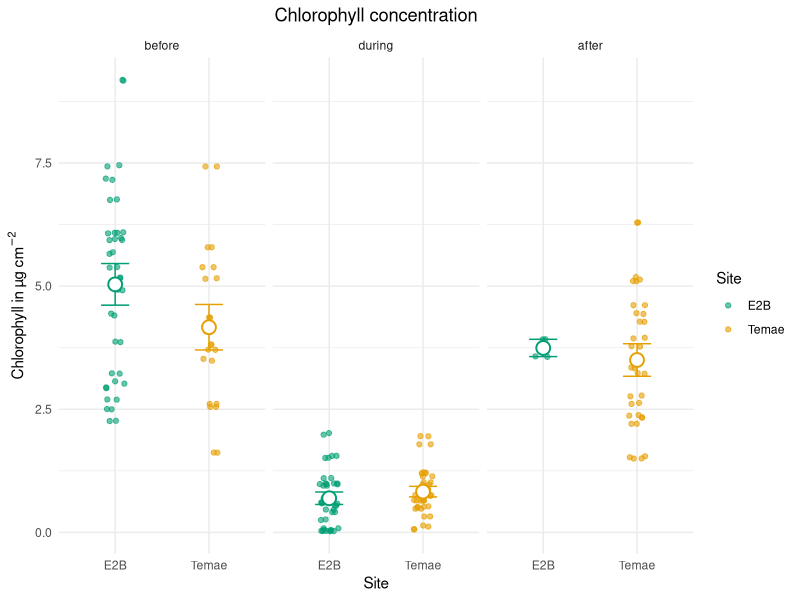

Generate this figure with R:
## ---- chunk 1
library(tidyverse)
library(here)
## ---- chunk 2
#read
dat_chl_before <- read.csv(here("data/dat_chl_before.csv"))
dat_chl_during <- read.csv(here("data/dat_chl_during.csv"))
dat_chl_after <- read.csv(here("data/dat_chl_after.csv"))

#combine
dat_chl <- bind_rows(dat_chl_before,
                     dat_chl_during,
                     dat_chl_after)

#add info
dat_chl <- dat_chl %>% 
  mutate(timepoint = case_when(t == 2 ~  "before",
                                 t == 3 ~  "during",
                                 t == 4 ~  "after",
                                 .default = NA)) 

#re-order factors
dat_chl <- dat_chl %>%
  mutate(timepoint = factor(timepoint, levels = c("before", "during", "after")))

  
## ---- chunk 3
dat_chl %>% 
  select(timepoint, sample_id, site, depth, spec, size) %>% 
  distinct() %>% #remove duplicates
  group_by(timepoint, site, depth, spec, size) %>% 
  summarise(n = n())

## ---- chunk 4
dat_chl <- dat_chl %>% 
  filter(size == "Adult")
## ---- chunk 5
dat_chlS <- dat_chl %>% 
  group_by(timepoint, sample_id, site, depth, spec, size) %>% 
  summarise(mean_chl_tot_per_cm2_colony = mean(chl_tot_per_cm2)) %>% 
  group_by(timepoint, site, depth, spec, size) %>% 
  summarise(mean_chl_tot_per_cm2 = mean(mean_chl_tot_per_cm2_colony),
            n = n(),
            sd = sd(mean_chl_tot_per_cm2_colony),
            se = sd / sqrt(n)
  )
## ---- chunk 6

col_site <- c("E2B" = "#009E73",
              "Temae" = "#E69F00")

dat_chl %>% 
  ggplot(aes(x = site, col = site))+
  geom_point(aes( y = chl_tot_per_cm2), 
             position = position_jitterdodge(jitter.width = .2, 
                                             dodge.width = .6),
             alpha = .6)+
  geom_errorbar(data = dat_chlS, 
                aes(x = site,
                    ymin = mean_chl_tot_per_cm2 - se,
                    ymax = mean_chl_tot_per_cm2 + se),
                position = position_dodge(width = .6),
                width = .3,
                show.legend = F)+
  geom_point(data = dat_chlS, 
             aes(x = site, 
                 y = mean_chl_tot_per_cm2), 
             size = 4,
             position = position_dodge(width = .6), 
             shape = 21, 
             fill = "white", 
             stroke = 1, 
             show.legend = F)+
  labs(x = "Site", 
       y = expression("Chlorophyll in µg"~cm^-2), 
       title = "Chlorophyll concentration")+
  scale_colour_manual(values = col_site, name = "Site")+
  theme_minimal()+
  facet_wrap(~timepoint)+
  theme(plot.title = element_text(hjust = 0.5))
